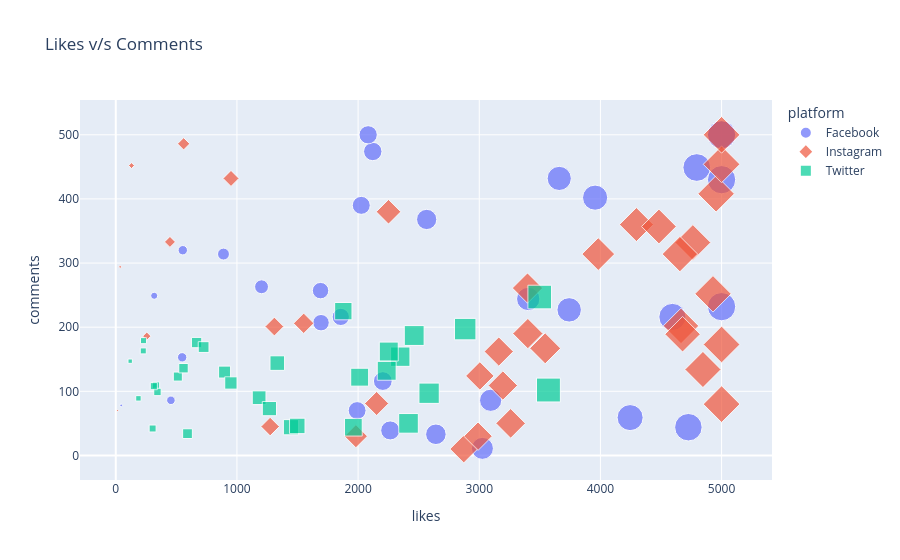

The cell this chart's notebook holds for it:
### Markdown cell above
### Scatter PLot

### Code cell
fig = px.scatter(sm,
          x='likes',
          y='comments',
          color = 'platform',
          size = 'likes',
          title=  'Likes v/s Comments',
          symbol = 'platform')

fig.show()

### Figure 1 — Plotly figure (JSON) as saved in the notebook; plotly's stock layout.template omitted (floating-point values rounded to 4 significant figures)
{"data": [{"hovertemplate": "platform=Facebook<br>likes=%{marker.size}<br>comments=%{y}<extra></extra>", "legendgroup": "Facebook", "marker": {"color": "#636efa", "size": [2121, 3660, 317, 45, 889, 455, 1992, 2083, 548, 4594, 4795, 5000, 4245, 5000, 4726, 5000, 2204, 3742, 2265, 2026, 3094, 1690, 3026, 5000, 553, 2642, 1203, 2566, 3404, 3956, 1857, 1694], "sizemode": "area", "sizeref": 12.5, "symbol": "circle"}, "mode": "markers", "name": "Facebook", "orientation": "v", "showlegend": true, "type": "scatter", "x": [2121, 3660, 317, 45, 889, 455, 1992, 2083, 548, 4594, 4795, 5000, 4245, 5000, 4726, 5000, 2204, 3742, 2265, 2026, 3094, 1690, 3026, 5000, 553, 2642, 1203, 2566, 3404, 3956, 1857, 1694], "xaxis": "x", "y": [474, 432, 249, 78, 314, 86, 70, 500, 153, 216, 449, 500, 59, 430, 44, 232, 116, 227, 39, 390, 86, 257, 11, 500, 320, 33, 263, 368, 244, 402, 216, 207], "yaxis": "y"}, {"hovertemplate": "platform=Instagram<br>likes=%{marker.size}<br>comments=%{y}<extra></extra>", "legendgroup": "Instagram", "marker": {"color": "#EF553B", "size": [4955, 256, 1982, 1274, 2872, 5000, 3161, 4665, 1309, 447, 4929, 3259, 2251, 1551, 4297, 3401, 4846, 4763, 3544, 130, 3982, 560, 3398, 5000, 2153, 2990, 4678, 4656, 5000, 15, 3195, 951, 3005, 36, 5000, 4483], "sizemode": "area", "sizeref": 12.5, "symbol": "diamond"}, "mode": "markers", "name": "Instagram", "orientation": "v", "showlegend": true, "type": "scatter", "x": [4955, 256, 1982, 1274, 2872, 5000, 3161, 4665, 1309, 447, 4929, 3259, 2251, 1551, 4297, 3401, 4846, 4763, 3544, 130, 3982, 560, 3398, 5000, 2153, 2990, 4678, 4656, 5000, 15, 3195, 951, 3005, 36, 5000, 4483], "xaxis": "x", "y": [408, 186, 30, 45, 10, 80, 162, 202, 201, 333, 252, 50, 380, 206, 360, 190, 134, 332, 167, 452, 314, 486, 261, 454, 81, 30, 189, 314, 173, 70, 109, 432, 124, 294, 500, 357], "yaxis": "y"}, {"hovertemplate": "platform=Twitter<br>likes=%{marker.size}<br>comments=%{y}<extra></extra>", "legendgroup": "Twitter", "marker": {"color": "#00cc96", "size": [1183, 3499, 1878, 1446, 304, 1333, 2348, 512, 2013, 559, 1961, 332, 898, 119, 2253, 2463, 667, 2586, 2236, 725, 1268, 950, 1498, 592, 344, 227, 187, 3571, 2416, 2884, 314, 229], "sizemode": "area", "sizeref": 12.5, "symbol": "square"}, "mode": "markers", "name": "Twitter", "orientation": "v", "showlegend": true, "type": "scatter", "x": [1183, 3499, 1878, 1446, 304, 1333, 2348, 512, 2013, 559, 1961, 332, 898, 119, 2253, 2463, 667, 2586, 2236, 725, 1268, 950, 1498, 592, 344, 227, 187, 3571, 2416, 2884, 314, 229], "xaxis": "x", "y": [90, 247, 225, 44, 42, 144, 154, 123, 122, 136, 44, 109, 130, 147, 162, 187, 176, 97, 132, 169, 73, 113, 46, 34, 99, 163, 89, 102, 50, 197, 108, 179], "yaxis": "y"}], "layout": {"legend": {"itemsizing": "constant", "title": {"text": "platform"}, "tracegroupgap": 0}, "title": {"text": "Likes v/s Comments"}, "xaxis": {"anchor": "y", "domain": [0, 1], "title": {"text": "likes"}}, "yaxis": {"anchor": "x", "domain": [0, 1], "title": {"text": "comments"}}}}
